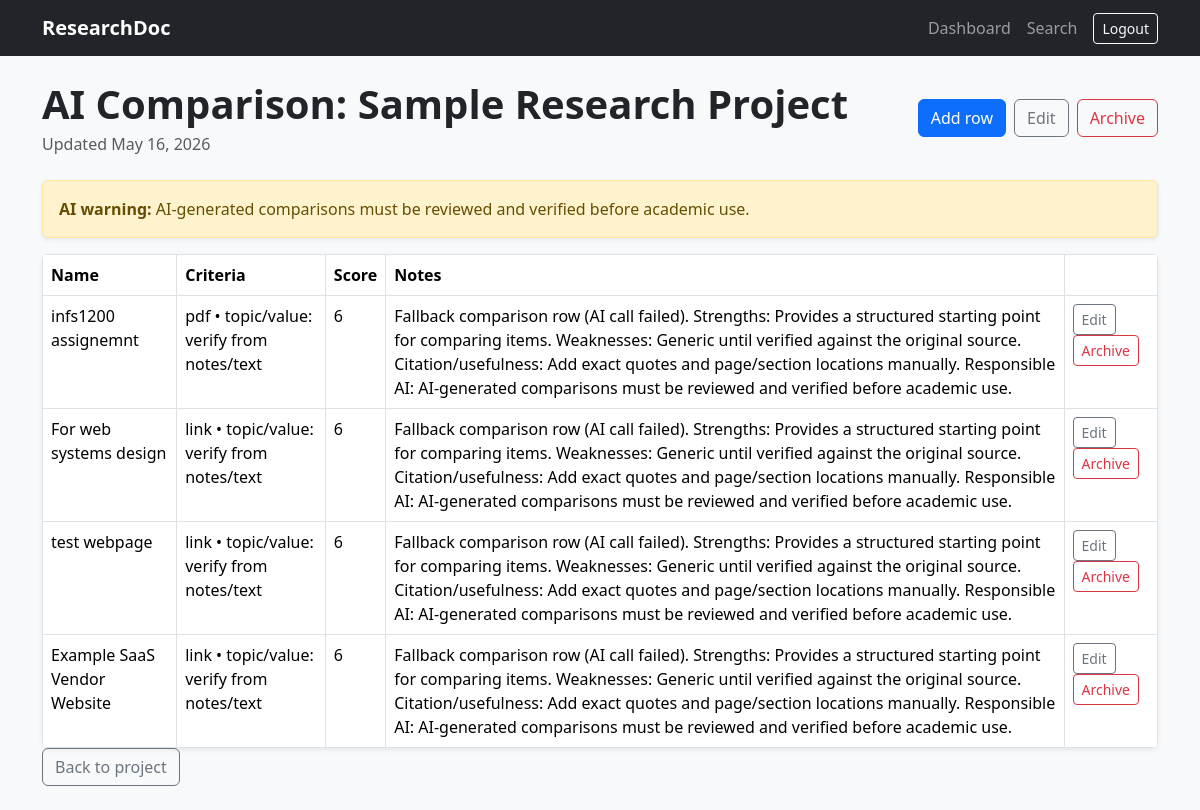
Page /comparison/5/ (signed in) on the committed database.
### research/models.py (models this page shows, shortened)
class ComparisonTable(models.Model):
    project = models.ForeignKey(ResearchProject, on_delete=models.CASCADE)
    title = models.CharField(max_length=200)
    is_archived = models.BooleanField(default=False)
    created_at = models.DateTimeField(auto_now_add=True)
    updated_at = models.DateTimeField(auto_now=True)

class ComparisonRow(models.Model):
    table = models.ForeignKey(ComparisonTable, on_delete=models.CASCADE)
    name = models.CharField(max_length=200)
    criteria = models.CharField(max_length=200)
    score = models.IntegerField(default=0)
    notes = models.TextField(blank=True)
    is_archived = models.BooleanField(default=False)
    created_at = models.DateTimeField(auto_now_add=True)
    updated_at = models.DateTimeField(auto_now=True)

### research/views.py (the view)
# urls.py: path("comparison/<int:pk>/", views.comparison_table_detail, name="comparison_table_detail"),
@login_required
def comparison_table_detail(request, pk):
    table = get_object_or_404(ComparisonTable, pk=pk, project__owner=request.user, is_archived=False, project__is_archived=False)
    rows = ComparisonRow.objects.filter(table=table, is_archived=False).order_by("-updated_at")
    return render(request, "research/comparison_detail.html", {"table": table, "rows": rows})

### research/templates/research/comparison_detail.html
{% extends "research/base.html" %}
{% block content %}
<div class="d-flex justify-content-between align-items-center mb-4">
  <div>
    <h1 class="fw-bold mb-1">{{ table.title }}</h1>
    <div class="text-muted">Updated {{ table.updated_at|date:"M j, Y" }}</div>
  </div>
  <div class="d-flex gap-2 flex-wrap">
    <a href="{% url 'comparison_row_create' table.pk %}" class="btn btn-primary">Add row</a>
    <a href="{% url 'comparison_table_edit' table.pk %}" class="btn btn-outline-secondary">Edit</a>
    <a href="{% url 'comparison_table_archive' table.pk %}" class="btn btn-outline-danger">Archive</a>
  </div>
</div>
{% if table.title|slice:":14" == "AI Comparison:" %}
  <div class="alert alert-warning shadow-sm">
    <strong>AI warning:</strong> AI-generated comparisons must be reviewed and verified before academic use.
  </div>
{% endif %}
<div class="table-responsive bg-white shadow-sm rounded">
<table class="table table-bordered mb-0">
  <thead>
    <tr>
      <th>Name</th>
      <th>Criteria</th>
      <th>Score</th>
      <th>Notes</th>
      <th></th>
    </tr>
  </thead>
  <tbody>
    {% for row in rows %}
      <tr>
        <td>{{ row.name }}</td>
        <td>{{ row.criteria }}</td>
        <td>{{ row.score }}</td>
        <td>{{ row.notes }}</td>
        <td>
          <a href="{% url 'comparison_row_edit' row.pk %}" class="btn btn-sm btn-outline-secondary">Edit</a>
          <a href="{% url 'comparison_row_archive' row.pk %}" class="btn btn-sm btn-outline-danger">Archive</a>
        </td>
      </tr>
    {% empty %}
      <tr>
        <td colspan="5">No rows yet.</td>
      </tr>
    {% endfor %}
  </tbody>
</table>
</div>
<a href="{% url 'project_detail' table.project.pk %}" class="btn btn-outline-secondary">Back to project</a>
{% endblock %}

### rows in the picture
ComparisonTable: title "AI Comparison: Sample Research Project", updated_at "May 16, 2026"
ComparisonRow: name "infs1200 assignemnt", criteria "pdf • topic/value: verify from notes/text", score "6", notes "Fallback comparison row (AI call failed). Strengths: Provides a structured starting point for comparing items. Weaknesses: Generic until verified against the original source. Citation/usefulness: Add exact quotes and page/section locations manually. Responsible AI: AI-generated comparisons must be reviewed and verified before academic use."
ComparisonRow: name "For web systems design", criteria "link • topic/value: verify from notes/text", score "6", notes "Fallback comparison row (AI call failed). Strengths: Provides a structured starting point for comparing items. Weaknesses: Generic until verified against the original source. Citation/usefulness: Add exact quotes and page/section locations manually. Responsible AI: AI-generated comparisons must be reviewed and verified before academic use."
ComparisonRow: name "test webpage", criteria "link • topic/value: verify from notes/text", score "6", notes "Fallback comparison row (AI call failed). Strengths: Provides a structured starting point for comparing items. Weaknesses: Generic until verified against the original source. Citation/usefulness: Add exact quotes and page/section locations manually. Responsible AI: AI-generated comparisons must be reviewed and verified before academic use."
ComparisonRow: name "Example SaaS Vendor Website", criteria "link • topic/value: verify from notes/text", score "6", notes "Fallback comparison row (AI call failed). Strengths: Provides a structured starting point for comparing items. Weaknesses: Generic until verified against the original source. Citation/usefulness: Add exact quotes and page/section locations manually. Responsible AI: AI-generated comparisons must be reviewed and verified before academic use."
